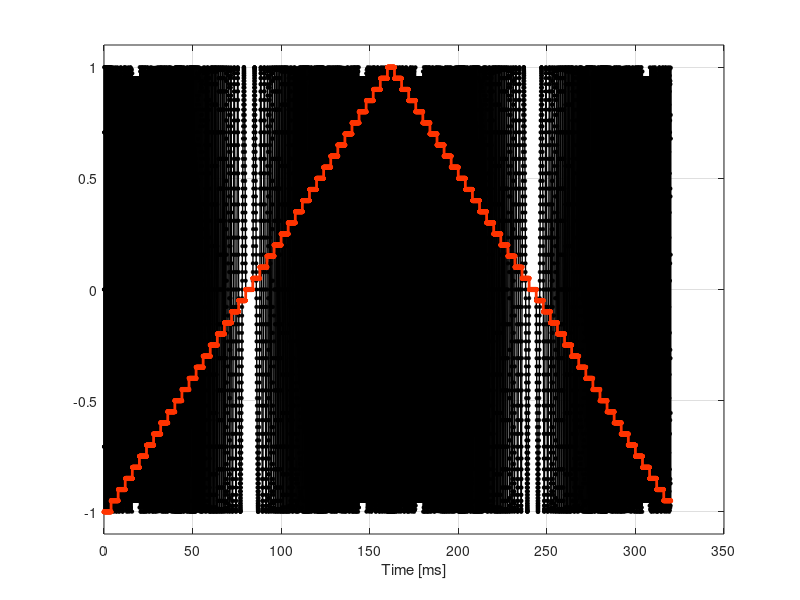

This chart was generated by the following MATLAB code:

%%% Title: SCRIPT FOR GENERATING FM SIGNAL FOR GNU RADIO BLOCK "WBFM TRANSMIT"
%%% Author: Filippo Valmori
%%% Date: 10/03/2023
%%% Reference: Field expedient SDR - Vol.1/2 (David Clark, 2016)

close all
clearvars
clc


%% PARAMETERS

Fs = 40e3;                                                          % Sample rate [Sa/s]
Dev = 5e3;                                                          % Maximum frequency deviation [Hz]
Fd = 250;                                                           % Frequecy discritization step [Hz]



%% CONSTANTS

ScFct = 1e3;                                                        % Scale factor for time plots (e.g. 1e3 = 1ms)
Blue = [.2 .2 1];                                                   % Custom blue color
Red = [1 .2 0];                                                     % Custom red color
Black = [0 0 0];                                                    % Custom black color



%% PROCESSING

Seq = [];
Nstep = round(2*Dev/Fd+1);
Fc = -Dev;
LenBlk = round(Fs/Fd);
for j = 1:Nstep
  Seq = [Seq Fc/Dev*ones(1,LenBlk)];
  Fc = Fc+Fd;
end
Seq = [Seq -Seq(LenBlk+1:end-LenBlk)];
TimeAx = 1/Fs*(0:length(Seq)-1);
Sgn = sin(2*pi.*Seq*Dev.*TimeAx);



%% RESULTS

fid = fopen('wbfm_tx_data','w');                                    % Create binary file to be uploaded in GNUR
fwrite(fid,Seq,'float32');
fclose(fid);

figure
box on
hold on
plot(TimeAx*ScFct,Sgn,'*-','linewidth',1,'markersize',3,'Color',Black)
plot(TimeAx*ScFct,Seq,'*-','linewidth',2,'markersize',3,'Color',Red)
hold off
ylim(1.1*[-1 1])
xlabel('Time [ms]')
grid on
